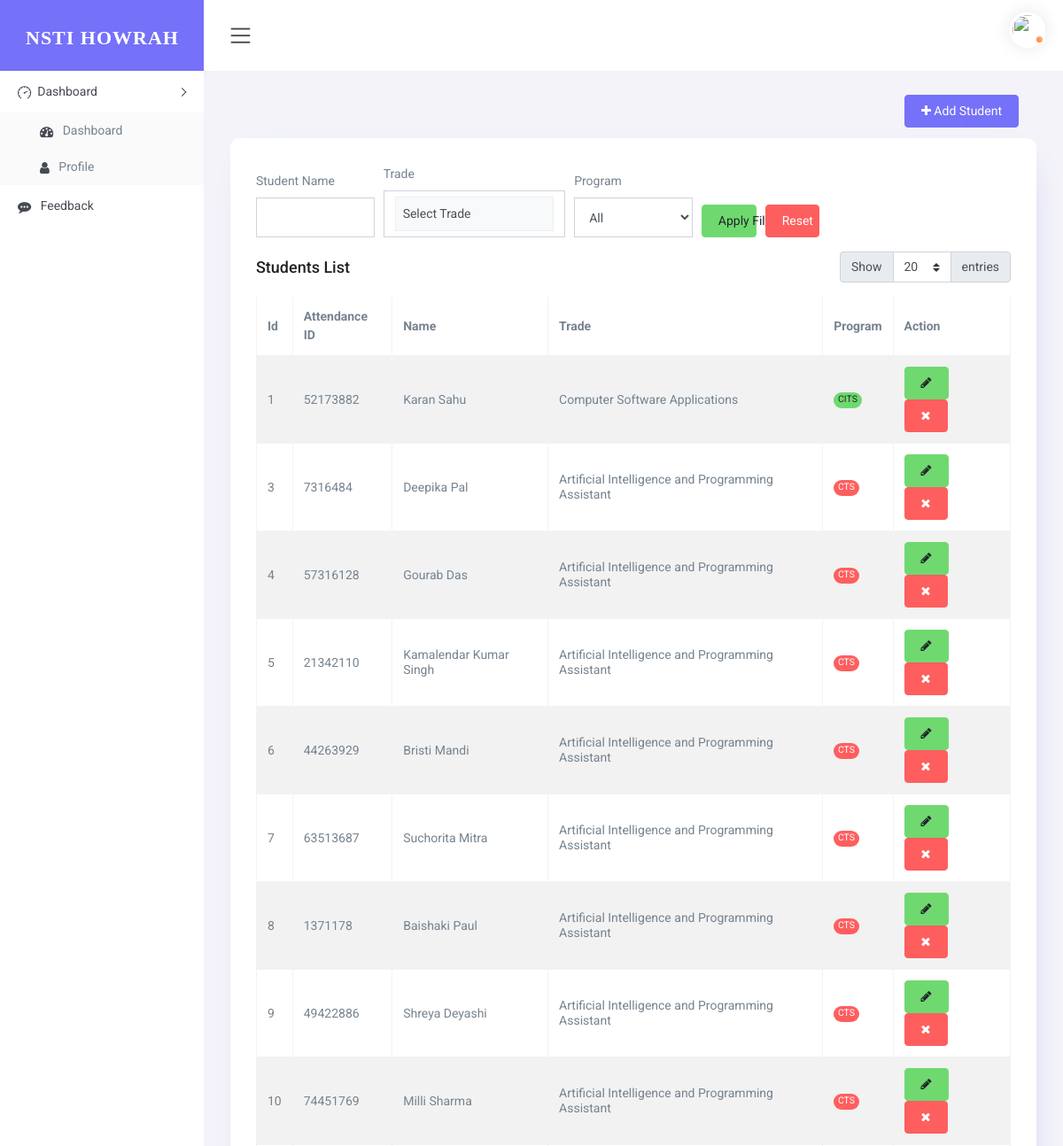
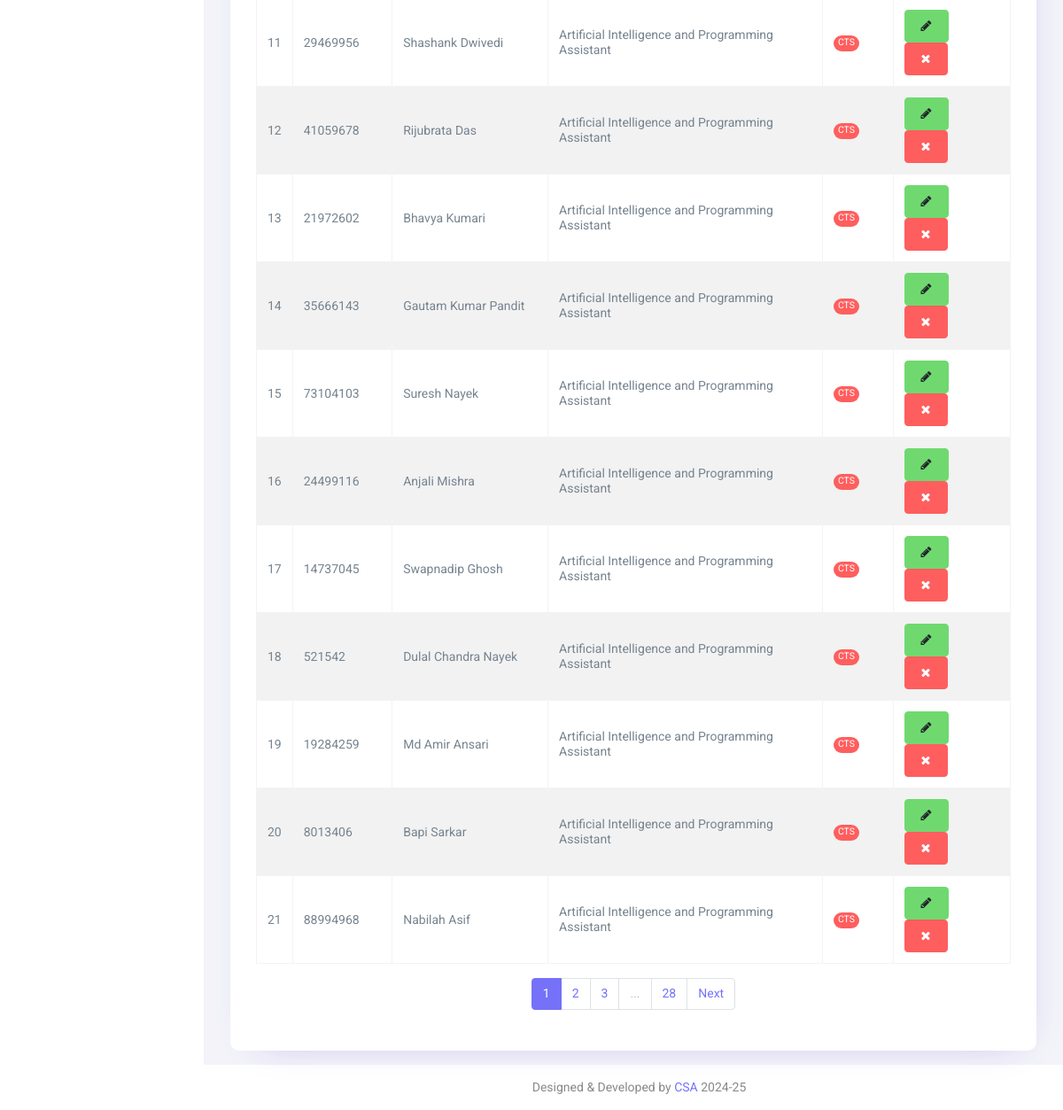
Screenshot of /list-students.php (signed in) with the database file from the repository (2 pictures, top to bottom).
### tables this page shows
CREATE TABLE `students` (
  `id` int(11) NOT NULL,
  `attendance_id` int(8) NOT NULL,
  `name` varchar(100) NOT NULL,
  `trade` text NOT NULL,
  `program` enum('CTS','CITS') NOT NULL
);

### list-students.php (the view, shortened to what this page needs)
<?php include('header.php');
$name_filter = isset($_GET['name']) ? trim($_GET['name']) : '';
$where = [];
$where_sql = !empty($where) ? "WHERE " . implode(" AND ", $where) : '';
$limit = isset($_GET['limit']) && is_numeric($_GET['limit']) ? (int)$_GET['limit'] : 20;
$page = isset($_GET['page']) && is_numeric($_GET['page']) ? (int)$_GET['page'] : 1;
$offset = ($page - 1) * $limit;
$total_query = "SELECT COUNT(*) AS total FROM students $where_sql";
$total_result = mysqli_query($conn, $total_query);
$total_row = mysqli_fetch_assoc($total_result);
$total_records = $total_row['total'];
$total_pages = ceil($total_records / $limit);
$sql = "SELECT * FROM students $where_sql LIMIT $offset, $limit";
$result = mysqli_query($conn, $sql);
?>
<div class="container-fluid">
    <div class="card-header text-right">
        <a href="add-student.php" class="btn btn-primary"><i class="fa fa-plus"></i> Add Student</a>
    </div>
    <div class="card mb-3">
        <div class="card-body">
            <form method="get" id="filterForm" class="form-row align-items-end mb-3">
                <div class="col-md-2">
                    <label>Student Name</label>
                    <input type="text" name="name" class="form-control" value="<?= htmlspecialchars($name_filter) ?>">
                </div>
                <div class="col-md-3">
                    <label>Trade</label>
                    <div class="form-control" style="height:auto; position:relative;">
                        <div id="customDropdown" class="w-100 p-2 border" style="cursor:pointer; background-color:#f8f9fa;" onclick="toggleTradeDropdown()">Select Trade</div>
                    </div>
                </div>
                <div class="col-md-2">
                    <label>Program</label>
                    <select name="program" class="form-control">
                        <option value="">All</option>
                    </select>
                </div>
                <div class="col-md-1">
                    <label>&nbsp;</label>
                    <button type="submit" class="btn btn-success w-100">Apply Filter</button>
                </div>
                <div class="col-md-1">
                    <label>&nbsp;</label>
                    <a href="<?= basename($_SERVER['PHP_SELF']) ?>" class="btn btn-danger w-100">Reset</a>
                </div>
            </form>
            <div class="d-flex justify-content-between align-items-center mb-3">
                <h4 class="card-title m-0">Students List</h4>
                <form method="get" id="limitForm" class="form-inline">
                    <div class="input-group">
                        <div class="input-group-prepend">
                            <label class="input-group-text" for="limit">Show</label>
                        </div>
                        <select name="limit" id="limit" class="custom-select" onchange="document.getElementById('limitForm').submit()">
                            <?php foreach ([5, 10, 20, 50, 100] as $opt): ?>
                                <option value="<?= $opt ?>" <?= $limit == $opt ? 'selected' : '' ?>><?= $opt ?></option>
                            <?php endforeach; ?>
                        </select>
                        <div class="input-group-append">
                            <span class="input-group-text">entries</span>
                        </div>
                    </div>
                </form>
            </div>
            <div class="table-responsive">
                <table class="table table-bordered table-striped verticle-middle">
                    <thead>
                        <tr>
                            <th>Id</th>
                            <th>Attendance ID</th>
                            <th>Name</th>
                            <th>Trade</th>
                            <th>Program</th>
                            <th>Action</th>
                        </tr>
                    </thead>
                    <tbody>
                        <?php while ($row = mysqli_fetch_assoc($result)) { ?>
                            <tr>
                                <td><?= htmlspecialchars($row['id']) ?></td>
                                <td><?= htmlspecialchars($row['attendance_id']) ?></td>
                                <td><?= htmlspecialchars($row['name']) ?></td>
                                <td><?= htmlspecialchars($row['trade']) ?></td>
                                <td>
                                    <?php
                                    if ($row['program'] == "CTS") {
                                        echo "<span class='badge badge-pill badge-danger'>CTS</span>";
                                    } elseif ($row['program'] == "CITS") {
                                        echo "<span class='badge badge-pill badge-success'>CITS</span>";
                                    }
                                    ?>
                                </td>
                                <td>
                                    <a href="edit-student.php?id=<?= $row['id']; ?>" data-toggle="tooltip" title="Edit">
                                         <button class="btn btn-success"> <i class="fa fa-pencil color-muted m-r-10 "></i></button>
                                    </a>&nbsp;&nbsp;
                                    <a href="backend/delete-student.php?id=<?= $row['id']; ?>" onclick="return confirm('Are you sure?')" data-toggle="tooltip" title="Delete">
                                        <button class="btn btn-danger"> <i class="fa fa-close color-danger"></i></button>
                                    </a>
                                </td>
                            </tr>
                        <?php } ?>
                    </tbody>
                </table>
            </div>
            <nav>
                <ul class="pagination justify-content-center">
                    <?php
                    $base_url = basename($_SERVER['PHP_SELF']) . "?";
                    $query_params = $_GET;
                    $query_params['limit'] = $limit;
                    $start = max(1, $page - 2);
                    $end = min($total_pages, $page + 2);
                    for ($i = $start; $i <= $end; $i++) {
                        $query_params['page'] = $i;
                        echo '<li class="page-item ' . ($i == $page ? 'active' : '') . '">
                <a class="page-link" href="' . $base_url . http_build_query($query_params) . '">' . $i . '</a>
            </li>';
                    }
                    if ($end < $total_pages) {
                        if ($end < $total_pages - 1) echo '<li class="page-item disabled"><span class="page-link">...</span></li>';
                        $query_params['page'] = $total_pages;
                        echo '<li class="page-item"><a class="page-link" href="' . $base_url . http_build_query($query_params) . '">' . $total_pages . '</a></li>';
                    }
                    if ($page < $total_pages) {
                        $query_params['page'] = $page + 1;
                        echo '<li class="page-item"><a class="page-link" href="' . $base_url . http_build_query($query_params) . '">Next</a></li>';
                    }
                    ?>
                </ul>
            </nav>
        </div>
    </div>
</div>
<?php include('footer.php'); ?>

### header.php (shortened to what this page needs)
<?php
require_once 'connection.php';
?>
<!DOCTYPE html>
<html lang="en">
<head>
    <link href="./plugins/pg-calendar/css/pignose.calendar.min.css" rel="stylesheet">
    <link rel="stylesheet" href="./plugins/chartist/css/chartist.min.css">
    <link rel="stylesheet" href="./plugins/chartist-plugin-tooltips/css/chartist-plugin-tooltip.css">
    <link href="css/style.css" rel="stylesheet">
</head>
<body>
    <div id="main-wrapper">
        <div class="nav-header">
            <div class="brand-logo">
                <a href="dashboard.php">
                    <span class="brand-title">
                        <pre style="color: white; font-size: 22px; font-weight: bold; font-family: 'Times New Roman', Times, serif; letter-spacing: 1px;  "><b>NSTI HOWRAH</b></pre>
                    </span>
                </a>
            </div>
        </div>
        <div class="header">
            <div class="header-content clearfix">
                <div class="nav-control">
                    <div class="hamburger">
                        <span class="toggle-icon"><i class="icon-menu"></i></span>
                    </div>
                </div>
                <div class="header-right">
                    <ul class="clearfix">
                    <?php
                    $query="select dp_file_path from teachers where teacher_id=".$_SESSION['admin_data']['teacher_id'];
                    $result=$conn->query($query);
                    $dp = $result->fetch_assoc()['dp_file_path'];
                    ?>
                        <li class="icons dropdown">
                            <div class="user-img c-pointer position-relative" data-toggle="dropdown">
                                <span class="activity active"></span>
                                <img src="<?php echo $dp??"images/user/form-user.png";?>" height="40" width="40" alt="">
                            </div>
                        </li>
                    </ul>
                </div>
            </div>
        </div>
        <div class="nk-sidebar">
            <div class="nk-nav-scroll">
                <ul class="metismenu" id="menu">
                    <li>
                        <a class="has-arrow" href="javascript:void()" aria-expanded="false">
                            <i class="icon-speedometer menu-icon"></i><span class="nav-text">Dashboard</span>
                        </a>
                        <ul aria-expanded="false">
                              <?php if ($_SESSION['admin_data']['designation'] == 'admin'){ ?>
                            <li><a href="./dashboard.php"><i class="fa fa-tachometer" aria-hidden="true"></i> Dashboard </a></li>
                            <?php }else{ ?>
                                <li><a href="./teachers_dashboard.php"><i class="fa fa-tachometer" aria-hidden="true"></i> Dashboard </a></li>
                            <?php } ?>
                            <li><a href="./profile.php"> <i class="fa fa-user"></i> Profile</a></li>
                        </ul>
                    </li>
                    <li>
                        <?php if ($_SESSION['admin_data']['designation'] == 'admin'){ ?>
                        <a  href="./list-feedback.php" aria-expanded="false">
                            <i class="fa fa-commenting"></i> <span class="nav-text">Feedback</span>
                        </a>
                        <a  href="./list-feedback-specific.php" aria-expanded="false">
                            <i class="fa fa-commenting"></i> <span class="nav-text">Specific Feedback</span>
                        </a>
                        <?php }else{ ?>
                        <a  href="./list-feedback1.php" aria-expanded="false">
                            <i class="fa fa-commenting"></i> <span class="nav-text">Feedback</span>
                        </a>
                        <?php } ?>
                    </li>
                </ul>
            </div>
        </div>
        <div class="content-body">

### footer.php (shortened to what this page needs)
        </div>
        <div class="footer">
            <div class="copyright">
                <p>Designed & Developed by<a href="index.php"> CSA </a>2024-25 </p>
            </div>
        </div>
    </div>
</body>
</html>

### rows the page displays
students: id "1", attendance "52173882", name "Karan Sahu", trade "Computer Software Applications", program "CITS"
students: id "3", attendance "7316484", name "Deepika Pal", trade "Artificial Intelligence and Programming Assistant", program "CTS"
students: id "4", attendance "57316128", name "Gourab Das", trade "Artificial Intelligence and Programming Assistant", program "CTS"
students: id "5", attendance "21342110", name "Kamalendar Kumar Singh", trade "Artificial Intelligence and Programming Assistant", program "CTS"
students: id "6", attendance "44263929", name "Bristi Mandi", trade "Artificial Intelligence and Programming Assistant", program "CTS"
students: id "7", attendance "63513687", name "Suchorita Mitra", trade "Artificial Intelligence and Programming Assistant", program "CTS"
students: id "8", attendance "1371178", name "Baishaki Paul", trade "Artificial Intelligence and Programming Assistant", program "CTS"
students: id "9", attendance "49422886", name "Shreya Deyashi", trade "Artificial Intelligence and Programming Assistant", program "CTS"
students: id "10", attendance "74451769", name "Milli Sharma", trade "Artificial Intelligence and Programming Assistant", program "CTS"
students: id "11", attendance "29469956", name "Shashank Dwivedi", trade "Artificial Intelligence and Programming Assistant", program "CTS"
students: id "12", attendance "41059678", name "Rijubrata Das", trade "Artificial Intelligence and Programming Assistant", program "CTS"
students: id "13", attendance "21972602", name "Bhavya Kumari", trade "Artificial Intelligence and Programming Assistant", program "CTS"
students: id "14", attendance "35666143", name "Gautam Kumar Pandit", trade "Artificial Intelligence and Programming Assistant", program "CTS"
students: id "15", attendance "73104103", name "Suresh Nayek", trade "Artificial Intelligence and Programming Assistant", program "CTS"
students: id "16", attendance "24499116", name "Anjali Mishra", trade "Artificial Intelligence and Programming Assistant", program "CTS"
students: id "17", attendance "14737045", name "Swapnadip Ghosh", trade "Artificial Intelligence and Programming Assistant", program "CTS"
students: id "18", attendance "521542", name "Dulal Chandra Nayek", trade "Artificial Intelligence and Programming Assistant", program "CTS"
students: id "19", attendance "19284259", name "Md Amir Ansari", trade "Artificial Intelligence and Programming Assistant", program "CTS"
students: id "20", attendance "8013406", name "Bapi Sarkar", trade "Artificial Intelligence and Programming Assistant", program "CTS"
students: id "21", attendance "88994968", name "Nabilah Asif", trade "Artificial Intelligence and Programming Assistant", program "CTS"

### other values shown
$total_pages "28"
form field limit "20"
